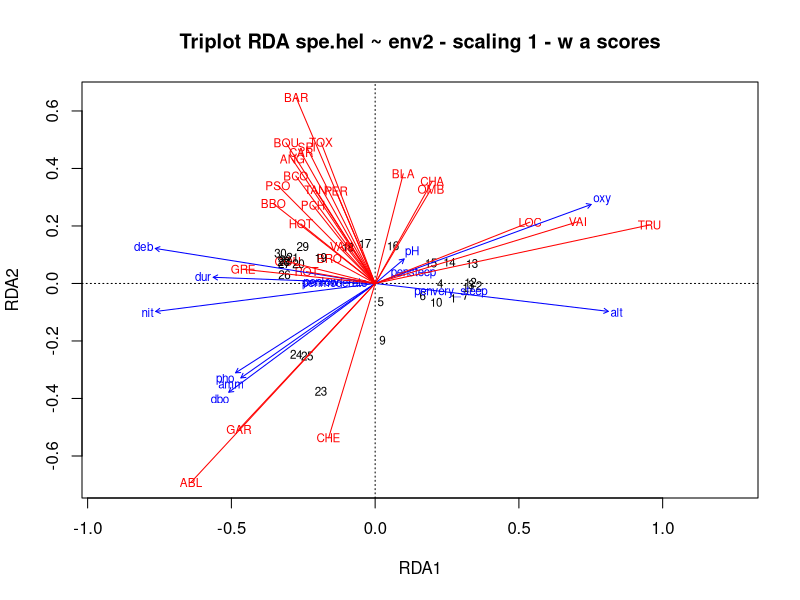
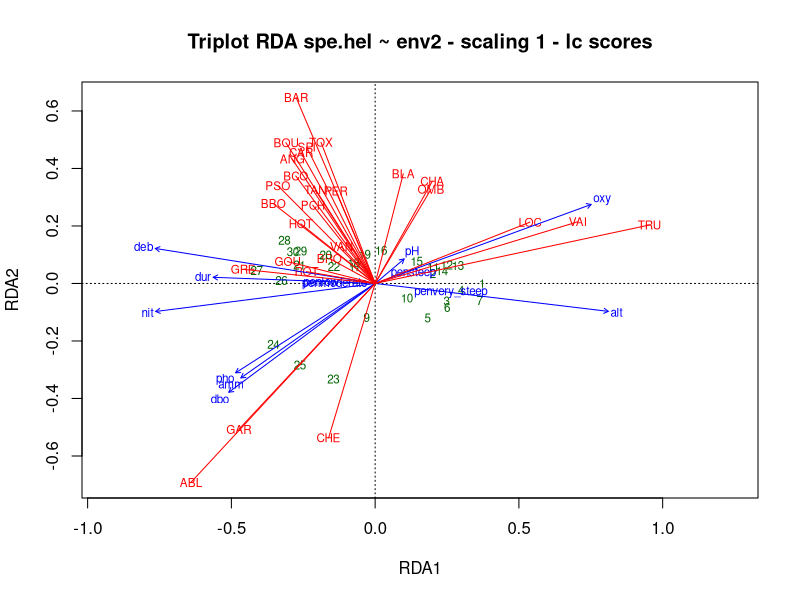
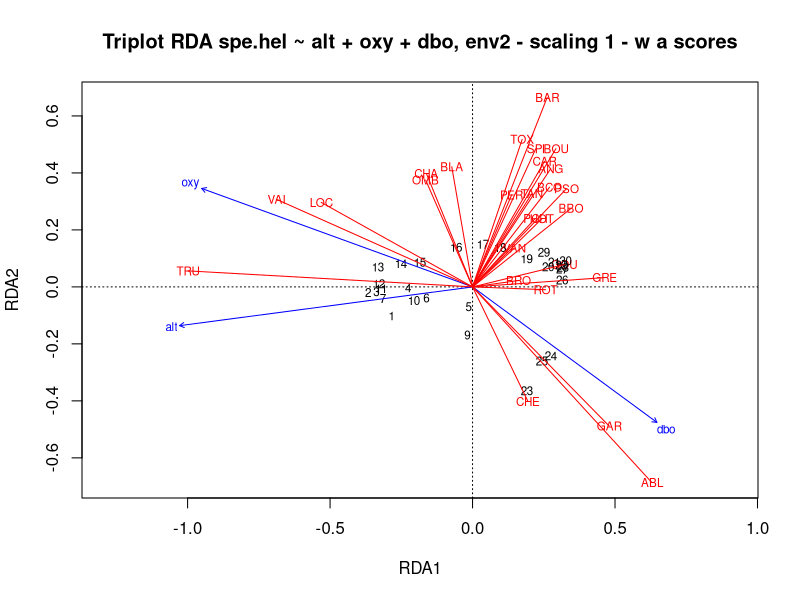
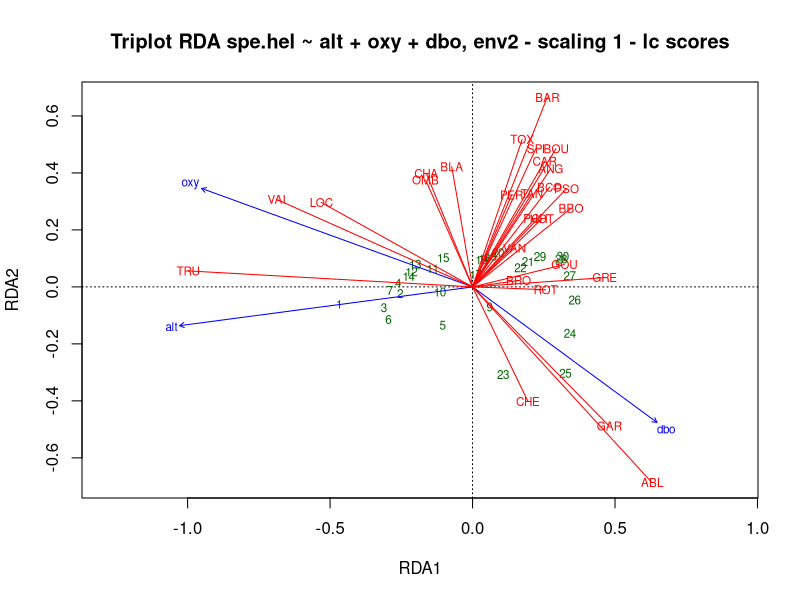
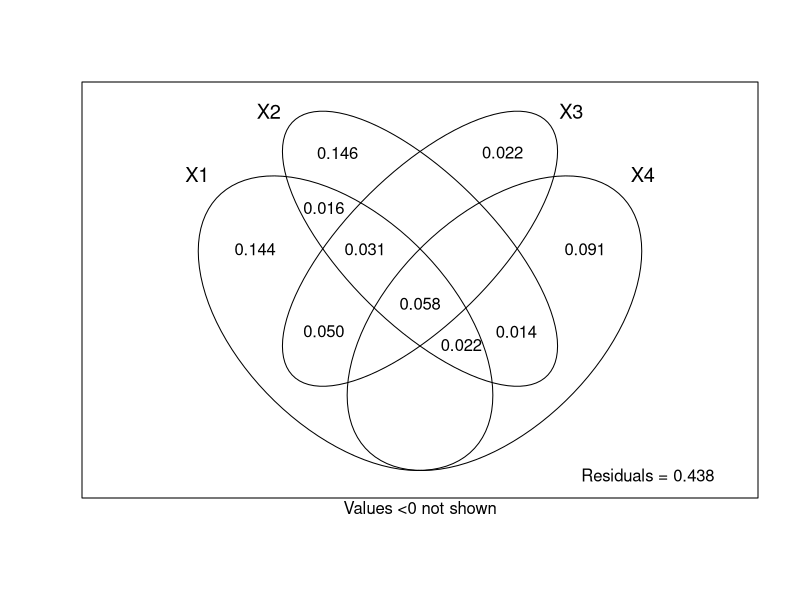

Source code (R) for these figures, in order:
library(vegan)
library(dplyr)

# import data
spe <- read.csv("week-11/DoubsSpe.csv", row.names = 1)
env <- read.csv("week-11/DoubsEnv.csv", row.names = 1)

# remove site w no species (8)
sitesums <- rowSums(spe)
which(sitesums == 0)

spe <- spe[-which(sitesums == 0), ]
env <- env[-which(sitesums == 0), ] %>%
  select(-das)

pen2 <- rep("very_steep", nrow(env))
pen2[env$pen <= quantile(env$pen)[4]] <- "steep"
pen2[env$pen <= quantile(env$pen)[3]] <- "moderate"
pen2[env$pen <= quantile(env$pen)[2]] <- "low"
pen2 <- factor(pen2, levels = c("low", "moderate", "steep", "very_steep"))
table(pen2)

env2 <- env
env2$pen <- pen2

# Do Hellinger transformation (sqrt of the row normalized data)
# Use vegan::decostand

spe.hel <- decostand(spe, 'hellinger')

# Run an rda using vegan::rda

spe.rda <- rda(spe.hel ~ ., env2)

# unadjusted and adjusted r2
R2 <- RsquareAdj(spe.rda)$r.squared
R2adj <- RsquareAdj(spe.rda)$adj.r.squared

# plot w f scores
plot(spe.rda, scaling = 1, main = "Triplot RDA spe.hel ~ env2 - scaling 1 - w a scores")
spe.sc <- scores(spe.rda, choices = 1:2, scaling = 1, display = "sp")
arrows(0, 0, spe.sc[,1], spe.sc[,2], length = 0, lty = 1, col = 'red')

# plot w z scores
plot(spe.rda, scaling = 1, display = c("sp", "lc", "cn"), main = "Triplot RDA spe.hel ~ env2 - scaling 1 - lc scores")
arrows(0, 0, spe.sc[, 1], spe.sc[, 2], length = 0, lty = 1, col = "red")

anova(spe.rda, step = 1000)
anova(spe.rda, by = "axis", step = 1000)


# Reduce the number of variables for the most parsimonious model.

set.seed(11)
step.forward <- ordiR2step(rda(spe.hel ~ 1, data = env2), scope = formula(spe.rda), 
                           R2scope = F, direction = "forward", pstep = 1000)

# Most parsimonious is Call: spe.hel ~ alt + oxy + dbo 

spe.rda.pars <- rda(spe.hel ~ alt + oxy + dbo, env2)

R2p <- RsquareAdj(spe.rda.pars)$r.squared
R2adjp <- RsquareAdj(spe.rda.pars)$adj.r.squared

# plot w f scores
plot(spe.rda.pars, scaling = 1, main = "Triplot RDA spe.hel ~ alt + oxy + dbo, env2 - scaling 1 - w a scores")
spe.sc.p <- scores(spe.rda.pars, choices = 1:2, scaling = 1, display = "sp")
arrows(0, 0, spe.sc.p[,1], spe.sc.p[,2], length = 0, lty = 1, col = 'red')

# plot w z scores
plot(spe.rda.pars, scaling = 1, display = c("sp", "lc", "cn"), main = "Triplot RDA spe.hel ~ alt + oxy + dbo, env2 - scaling 1 - lc scores")
arrows(0, 0, spe.sc.p[, 1], spe.sc.p[, 2], length = 0, lty = 1, col = "red")

anova(spe.rda.pars, step = 1000)
anova(spe.rda.pars, by = "axis", step = 1000)


# Partial RDA

partial.alt <- rda(spe.hel ~ alt + Condition(oxy + dbo + dur), data = env2)
anova(partial.alt, step = 1000)

# Variance partitioning
??varpart
spe.part <- varpart(spe.hel, ~alt, ~oxy, ~dur, ~dbo, data = env2)
spe.part

plot(spe.part, digits = 2)
